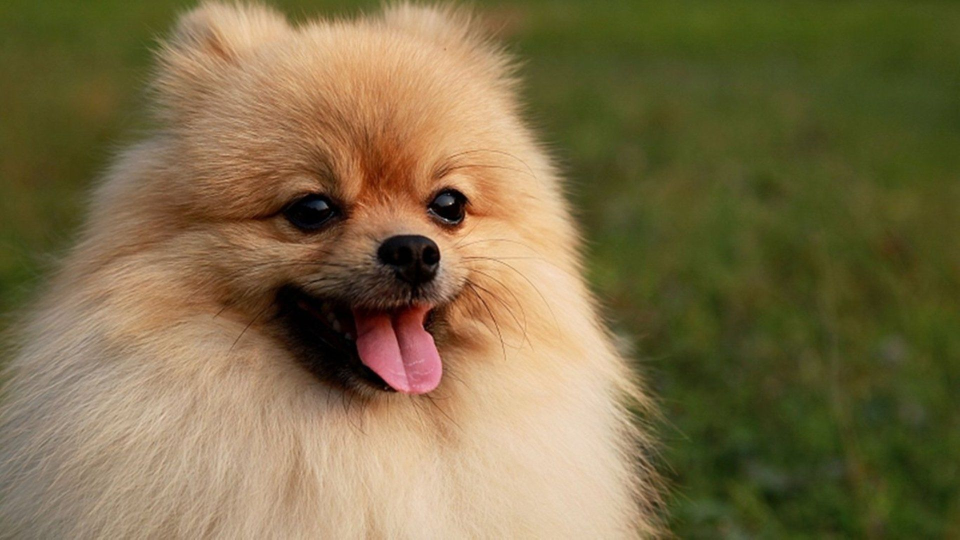
#> input picture dog1.jpg, 1920 x 1079 px (shown at 1/2 size)
$ jupyter execute 'Collage maker.ipynb'
#> lines starting #> are read from the running program, lines starting #| are printed output that depends on the picture
[cell 1]
# [11 lines of commented-out code are left out]

#  Dog collage maker

[cell 2]
import cv2
import numpy as np

# read all the images
# we are going to take 4 images only
image1=cv2.imread("dog1.jpg")
#> image1 is the input picture: shape (1079, 1920, 3); mean B, G, R 70.8, 108.8, 124.3
image2=cv2.imread("dog2.jpg")
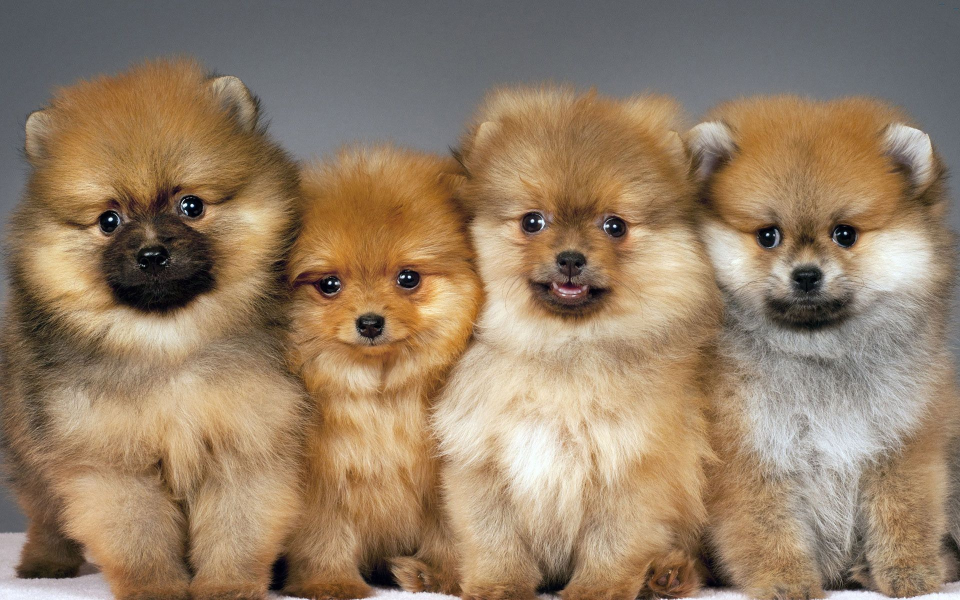
#> input picture dog2.jpg, 1920 x 1200 px (shown at 1/2 size)
#> image2 is the input picture: shape (1200, 1920, 3); mean B, G, R 102.3, 127, 149.6
image3=cv2.imread("dog3.jpg")
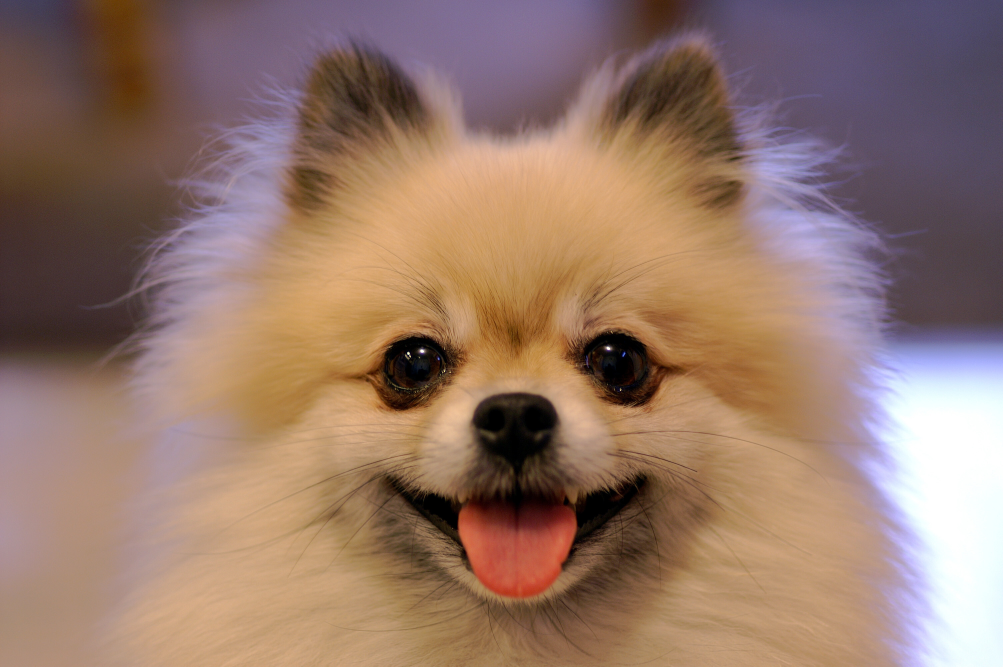
#> input picture dog3.jpg, 3008 x 2000 px (shown at 1/3 size)
#> image3 is the input picture: shape (2000, 3008, 3); mean B, G, R 106.6, 120.2, 149.5
image4=cv2.imread("dog4.jpg")
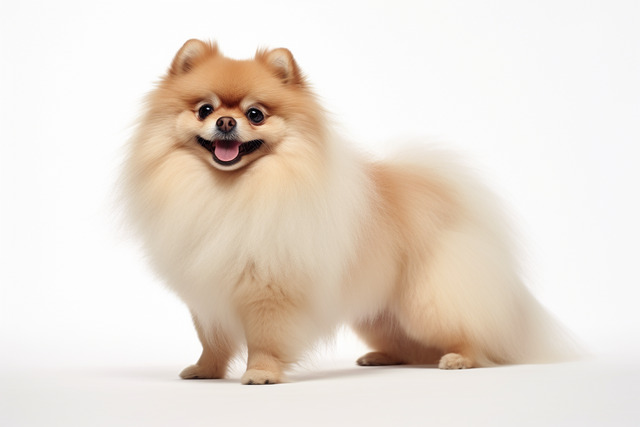
#> input picture dog4.jpg, 640 x 427 px
#> image4 is the input picture: shape (427, 640, 3); mean B, G, R 211.7, 221.9, 232.3

#resiszing
# make all the images of same size
#so we will use resize function
image1=cv2.resize(image1,(200,200))
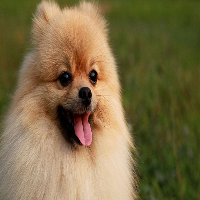
#> image1: shape (200, 200, 3); mean B, G, R 70.8, 108.8, 124.3
image2=cv2.resize(image2,(200,200))
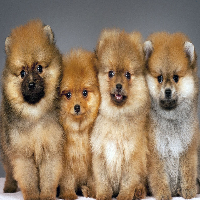
#> image2: shape (200, 200, 3); mean B, G, R 102.2, 126.8, 149.5
image3=cv2.resize(image3,(200,200))
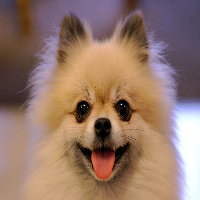
#> image3: shape (200, 200, 3); mean B, G, R 106.6, 120.2, 149.5
image4=cv2.resize(image4,(200,200))
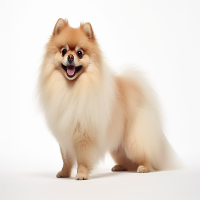
#> image4: shape (200, 200, 3); mean B, G, R 211.6, 221.8, 232.3

# Now how we will attach image with other image
# we will create a horizontal stack of images
# then we will add it to the vertical stack
# let the horizontal pair be (image1,image2)
# and (image3,image4)
# we will use numpy stack function
Horizontal1=np.hstack([image1,image2])
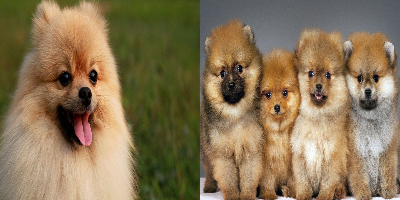
#> Horizontal1: shape (200, 400, 3); mean B, G, R 86.5, 117.8, 136.9
Horizontal2=np.hstack([image3,image4])
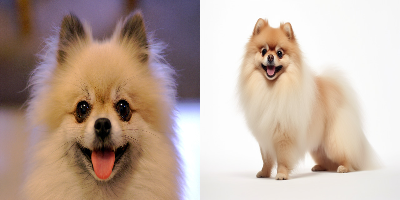
#> Horizontal2: shape (200, 400, 3); mean B, G, R 159.1, 171, 190.9

# Now the horizontal attachment is done
# noe vertical attachment
Vertical_attachment=np.vstack([Horizontal1,Horizontal2])
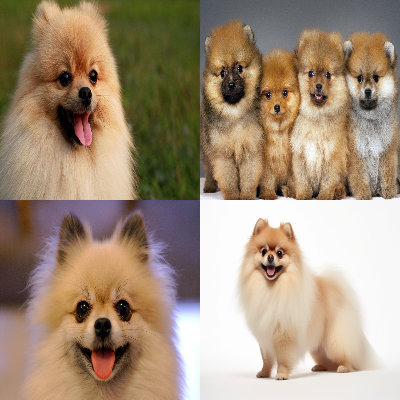
#> Vertical_attachment: shape (400, 400, 3); mean B, G, R 122.8, 144.4, 163.9

# Show the final attachment
cv2.imshow("Final Collage",Vertical_attachment)
cv2.waitKey(0)
cv2.destroyAllWindows()
